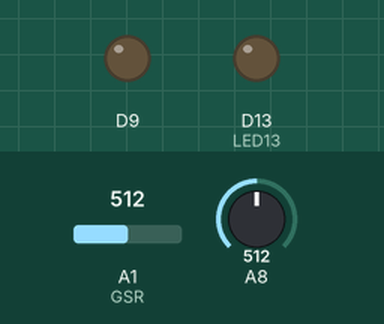
A program run on a simulated Arduino Due. Parts: output pins drawn as LEDs (lit = HIGH). The inputs (shaded band) are chosen by the test bench; at power-on: A8 = 512, A1 (GSR) = 512. What the program prints to the serial monitor is not drawn.

Above: at 4.7 s.
4.8 s: A8 set to 526
At 5.5 s:
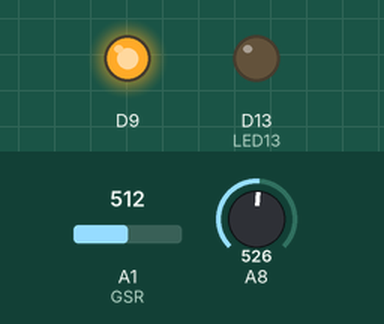
6.3 s: A1 (GSR) set to 545
7.8 s: A1 (GSR) set to 572
10.8 s: A8 set to 498
12.3 s: A8 set to 474
At 13.2 s:
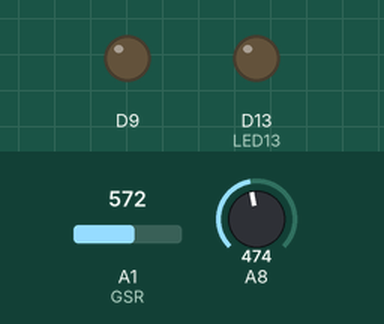
Timing chart, 0 to 14.8 s (numbered marks = the images above; inputs shaded):
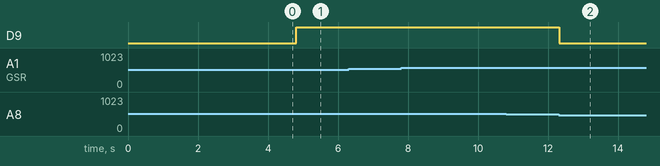

The program:

main.cpp
```cpp
#include <Arduino.h>
#include <Wire.h>


const int GSR = A1;
int LED13 = LED_BUILTIN;
int thresholdGSR = 0;
int sensorValue;
  int temp;

int UpperThreshold = 518;
int LowerThreshold = 490;
int reading = 0;
float BPM = 0.0;
bool IgnoreReading = false;
bool FirstPulseDetected = false;
unsigned long FirstPulseTime = 0;
unsigned long SecondPulseTime = 0;
unsigned long PulseInterval = 0;
const unsigned long delayTime = 10;
const unsigned long delayTime2 = 100;
const unsigned long delayTime3 = 100;
const unsigned long baudRate = 9600;
unsigned long previousMillis = 0;
unsigned long previousMillis2 = 0;
unsigned long previousMillis3 = 0;

double outBPM = 0;
double outGSR = 0;

struct message {
  int GSR = 0;
  int HR = 0;
};

int cmd = 0;

void start() {
  pinMode(LED13, OUTPUT);
  long sum = 0;
  delay(1000);

  for (int i = 0; i < 500; i++) {
    sensorValue = analogRead(GSR);
    sum += sensorValue;
    delay(5);
  }
  thresholdGSR = sum / 500;
  // Serial.print("threshold =");
  // Serial.println(thresholdGSR);
}

void hold() {
  cmd = 0;
  while (true) {

    cmd = Serial.read();
    delay(10);
    if (cmd == 1)
      break;
  }
}


// First event timer
int myTimer1(unsigned long delayTime, unsigned long currentMillis){
  if(currentMillis - previousMillis >= delayTime){previousMillis = currentMillis;return 1;}
  else{return 0;}
}

// Second event timer
int myTimer2(unsigned long delayTime2, unsigned long currentMillis){
  if(currentMillis - previousMillis2 >= delayTime2){previousMillis2 = currentMillis;return 1;}
  else{return 0;}
}
int myTimer3(unsigned long delayTime2, unsigned long currentMillis){
  if(currentMillis - previousMillis3 >= delayTime3){previousMillis3 = currentMillis;return 1;}
  else{return 0;}
}


void setup(){
  Serial.begin(9600);
  pinMode(9, OUTPUT);
  digitalWrite(9, LOW);

  cmd = 0;
    //while (true) {

      //cmd = Serial.read();
      //delay(10);
      //if (cmd == 1)
      //  break;
    //}
    pinMode(LED13, OUTPUT);
    long sum = 0;
    delay(1000);

    for (int i = 0; i < 500; i++) {
      sensorValue = analogRead(GSR);
      sum += sensorValue;
      delay(5);
    }
    thresholdGSR = sum / 500;

}

void loop(){


    sensorValue = analogRead(GSR);
  // Get current time
  unsigned long currentMillis = millis();

  // First event
  if(myTimer1(delayTime, currentMillis) == 1){

    reading = analogRead(8);

    // Heart beat leading edge detected.
    if(reading > UpperThreshold && IgnoreReading == false){
      if(FirstPulseDetected == false){
        FirstPulseTime = millis();
        FirstPulseDetected = true;
      }
      else{
        SecondPulseTime = millis();
        PulseInterval = SecondPulseTime - FirstPulseTime;
        FirstPulseTime = SecondPulseTime;
      }
      IgnoreReading = true;
      digitalWrite(9, HIGH);
    }

    // Heart beat trailing edge detected.
    if(reading < LowerThreshold && IgnoreReading == true){
      IgnoreReading = false;
      digitalWrite(9, LOW);
    }

    // Calculate Beats Per Minute.
    BPM = (1.0/PulseInterval) * 60.0 * 1000;
  }

  // Second event
  if(myTimer2(delayTime2, currentMillis) == 1){
    //Serial.print(reading);
    //Serial.print("\t");
    //Serial.print(PulseInterval);
    //Serial.print("\t");
    //Serial.print(" ");
    //Serial.print(BPM);
    //Serial.print(" ");
    //Serial.println(" BPM");
    outBPM = BPM;
    //Serial.flush();
  }
  temp = thresholdGSR - sensorValue;
    if (abs(temp) > 50) {
      sensorValue = analogRead(GSR);
      temp = thresholdGSR - sensorValue;
      if (abs(temp) > 50) {
        //Serial.print("GSR: ");
        //Serial.print((abs(temp) - 50));
        outGSR = (abs(temp) - 50);
        //Serial.print("\n");
        delay(100);

        cmd = Serial.read();
        Serial.flush();
        if (cmd == 1)
          hold();
        else if (cmd == 2)
          loop();
      }
    }
if(myTimer3(delayTime3, currentMillis) == 1){
    {
    //  Serial.print(" ");
    Serial.print(outGSR);
    Serial.print(":");
    Serial.print(outBPM);
    //Serial.println();
    //Serial.flush();
  }
    //delay(100);
  }

}
```

Measured:
- the behaviour switches between 518 and 519 on A8 (found by bisection; images 0 and 1)
- the behaviour switches between 490 and 489 on A8 (found by bisection; images 1 and 2)
- after the input at 4.8 s, D9: LOW → HIGH at once
- after the input at 6.3 s, every drawn part: stays the same
- after the input at 7.8 s, every drawn part: stays the same
- after the input at 10.8 s, every drawn part: stays the same
- after the input at 12.3 s, D9: HIGH → LOW at once
